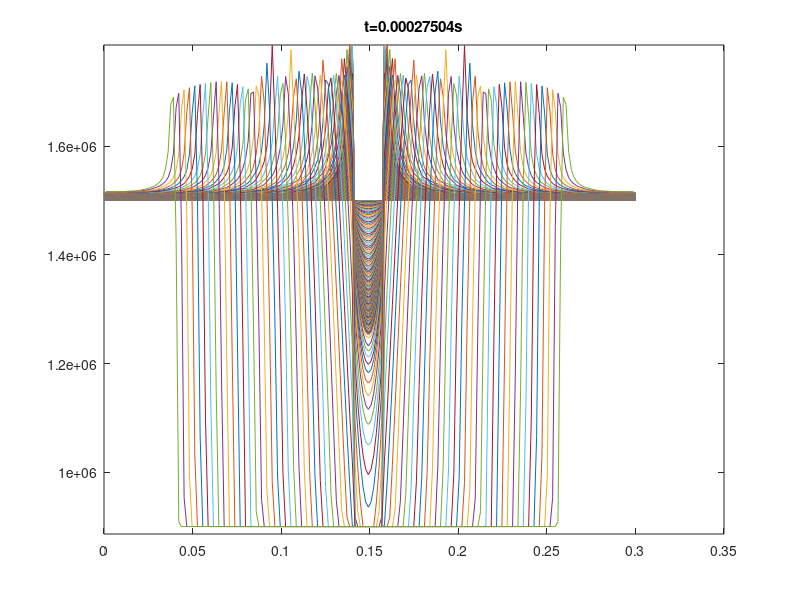
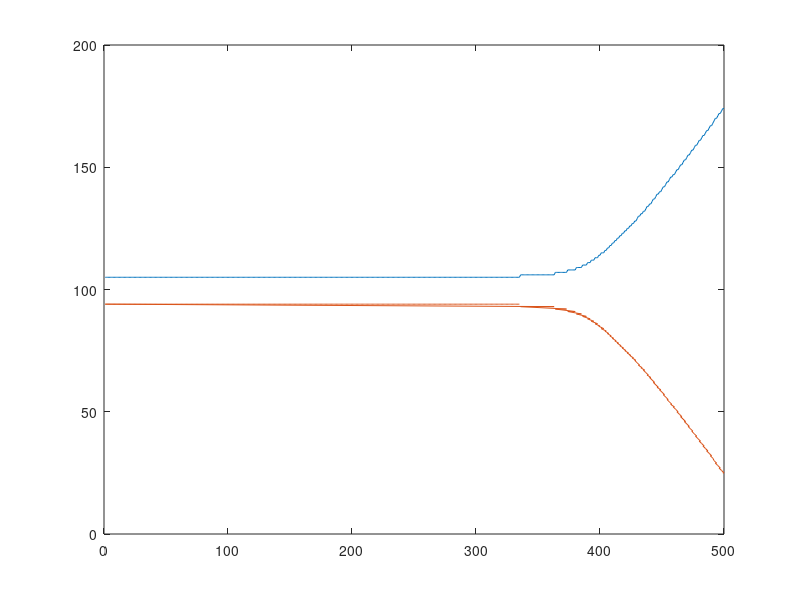

These figures' MATLAB source, in order:
function dynamic_fem


% %% initialize movie:
% close all;figure
% myVideo = VideoWriter('dynamic.avi'); % create object
% myVideo.FrameRate = 30;  % frame rate Default 30
% open(myVideo);


%% define constants:
G=3e9; %shear modulus
nu=0.35; %poisson ratio
rho=3500; %density
E=2*G*(1+nu);
vs=(G/rho)^0.5;
vp=((2*G*(1-nu))/(rho*(1-2*nu)))^0.5;
lambda=(2*G*nu)/(1-2*nu);
% or lambda2=vp^2*rho-2*G;


%% construct the grid
nz=200;nx=200; %nb of elements
x=linspace(0,0.3,nx);
z=linspace(0,0.3,nz);
dx=abs(x(2)-x(1));
dz=abs(z(2)-z(1));
[xx,zz]=meshgrid(x,z);
dt=1/(vp*sqrt(1/dx^2+1/dz^2)); %timestep according to courant stability criterion
% nt=200; %nb of iterations
% t=0:nt;t=t*dt;
% tmax=dt*nt;
tmax=0.001;
t=linspace(0,tmax,round(tmax/dt));nt=length(t);
%% initializes the vectors
vx_old=zeros(size(xx));
vz_old=zeros(size(xx));
txx_old=zeros(size(xx));
tzz_old=zeros(size(xx));
txz_old=zeros(size(xx));
vx_new=vx_old;
vz_new=vz_old;
txx_new=txx_old;
tzz_new=tzz_old;
txz_new=txz_old;


%% source terms
% amplitude of gaussian pulse for point source
f0=50/(tmax); 
t0=2/f0;
amp=1*exp(-f0^2*(t-t0).^2); amp=amp-amp(1);


%% prestress to start dynamic rupt
size_patch=0.008; % size half patch in m
nb_pt_patch=round(size_patch/dx);
nxs=round(nx/2);nzs=round(nz/2);Dc=0.1e-5;tau_0=1.5e6;tau_p=1.8e6;
rup=zeros(1,nx);posrup=zeros(nt,nx-1);
prestress(1:nx)=tau_0;prestress(nxs-nb_pt_patch:nxs+nb_pt_patch)=1.8001*10^6;
u_interface_old=zeros(1,nx);
tau_f=0.9e6;
cc=hot(nt);
figure;
% hold on;
stress_init=zeros(size(xx))+prestress(1,1);

for i=1:500;%nt
    loading_rate=0.05e9;
    
%     txz_old=txz_old+loading_rate*dt;
    [vx_new,vz_new,txx_new,tzz_new,txz_new]=tnew_virieux(xx,zz,vx_old,vz_old,txx_old,tzz_old,txz_old,vx_new,vz_new,txx_new,tzz_new,txz_new,lambda,G,dt,rho);

    % src term for kinematic ruputre
%     vx_new(round(length(x)/2),round(length(z)/2))=amp(i);
%     tyz_new(100,:)=amp(i);


    %% or spontaneous rupture
    u_interface_new=u_interface_old+vx_new(nzs,:)*dt;
    rup(rup==0 & (abs(txz_new(nzs,:)+prestress)>tau_p))=1;
    posrup(i,:)=diff(rup,1,2);
    txz_new(nzs,rup==1)=tau_p-(tau_p-tau_f)/Dc*u_interface_new(rup==1)-prestress(rup==1);
    txz_new(nzs,txz_new(nzs,:)<(tau_f-tau_0))=tau_f-tau_0;
    u_interface_old=u_interface_new;
    %to increase the loading 
    tau_p=tau_p-loading_rate*dt;
    tau_f=tau_f-loading_rate*dt;
    
     %% plots
%for stress at interface-------------
    if rem(i*dt,3*dt)==0
        plot(xx(nzs,:),tau_0+txz_new(nzs,:)+(i-1)*loading_rate*dt)%,'color',cc(round(i*nt/500),:))
        ylim([tau_f,tau_p])
%         stress2plt=txz_new+stress_init+(i-1)*loading_rate*dt;
%         surf(xx,zz,stress2plt,'edgecolor','none')
        title(['t=',num2str(t(i)),'s'])
%         view(2)
%         colorbar()
%     zlim([0.9e6+(i-1)*loading_rate*dt, 1.9e6])
%     caxis([1.4e6+(i-1)*loading_rate*dt, 1.7e6])
%     xlabel('x (m)')
%     ylabel('y (m)')
%     zlabel('stress (MPa)')
        drawnow()
%         writeVideo(myVideo, getframe); 
        hold on
    end
%----------------------------------

    
    
    %%update vectors
    vx_old=vx_new;
    vz_old=vz_new;
    txx_old=txx_new;
    tzz_old=tzz_new;
    txz_old=txz_new;
    
    
    
end
% 
figure(2)
% surf(posrup,'edgecolor','none');view(2)
[t1,x1]=find(posrup==-1);
[t2,x2]=find(posrup==1);
plot(t1,x1,t2,x2)
% figure(3)
% plot(t1,(x1-x2))
% close(myVideo)

function [vx_new,vz_new,txx_new,tzz_new,txz_new]=tnew_virieux(xx,zz,vx_old,vz_old,txx_old,tzz_old,txz_old,vx_new,vz_new,txx_new,tzz_new,txz_new,lambda,G,dt,rho)

%for velocities we use the old stress variables
dtxxdxx=diff(txx_old,1,2)./diff(xx,1,2);dtxxdxx=dtxxdxx(1:end-1,:);dtxzdzz=diff(txz_old,1,1)./diff(zz,1,1);dtxzdzz=dtxzdzz(:,2:end);
vx_new(1:end-1,2:end)=vx_old(1:end-1,2:end)+dt/rho*(dtxxdxx+dtxzdzz);

dtxzdxx=diff(txz_old,1,2)./diff(xx,1,2);dtxzdxx=dtxzdxx(2:end,:);dtzzdzz=diff(tzz_old,1,1)./diff(zz,1,1);dtzzdzz=dtzzdzz(:,1:end-1);
vz_new(2:end,1:end-1)=vz_old(2:end,1:end-1)*dt/rho*(dtxzdxx+dtzzdzz);


% %% sponge boundaries  
%  for j=1:nz;for i=1:nn;sx(j,i)=sx(j,i)*(ax1*i*dx+cx1);end;end;
%  for j=1:nz;for i=nx-nn:nx;sx(j,i)=sx(j,i)*(ax2*i*dx+cx2);end;end;
%  for j=nz-nn:nz;for i=1:nx;sz(j,i)=sz(j,i)*(az*j*dx+cz);end;end;
 
 
%for stresses we use the newly calculated velocities
dvxdxx= diff(vx_new,1,2)./diff(xx,1,2);dvxdxx=dvxdxx(1:end-1,:);dvzdzz=diff(vz_new,1,1)./diff(zz,1,1);dvzdzz=dvzdzz(:,1:end-1);
txx_new(1:end-1,1:end-1)=txx_old(1:end-1,1:end-1)+dt*((lambda+2*G)*dvxdxx+lambda*dvzdzz);
tzz_new(1:end-1,1:end-1)=tzz_old(1:end-1,1:end-1)+dt*(lambda*dvxdxx+(lambda+2*G)*dvzdzz);

dvxdzz=diff(vx_new,1,1)./diff(zz,1,1);dvxdzz=dvxdzz(:,2:end);dvzdxx=diff(vz_new,1,2)./diff(xx,1,2);dvzdxx=dvzdxx(2:end,:);
txz_new(2:end,2:end)=txz_old(2:end,2:end)+dt*G*(dvxdzz+dvzdxx);

%% impose BC

% vx_new(1,:)=0;vx_new(:,1)=0;vx_new(end,:)=0;vx_new(:,end)=0;
% vz_new(1,:)=0;vz_new(:,1)=0;vz_new(end,:)=0;vz_new(:,end)=0;

txx_new(1,:)=0;txx_new(:,1)=0;txx_new(end,:)=0;txx_new(:,end)=0;
tzz_new(1,:)=0;tzz_new(:,1)=0;tzz_new(end,:)=0;tzz_new(:,end)=0;
txz_new(1,:)=0;txz_new(:,1)=0;txz_new(end,:)=0;txz_new(:,end)=0;

